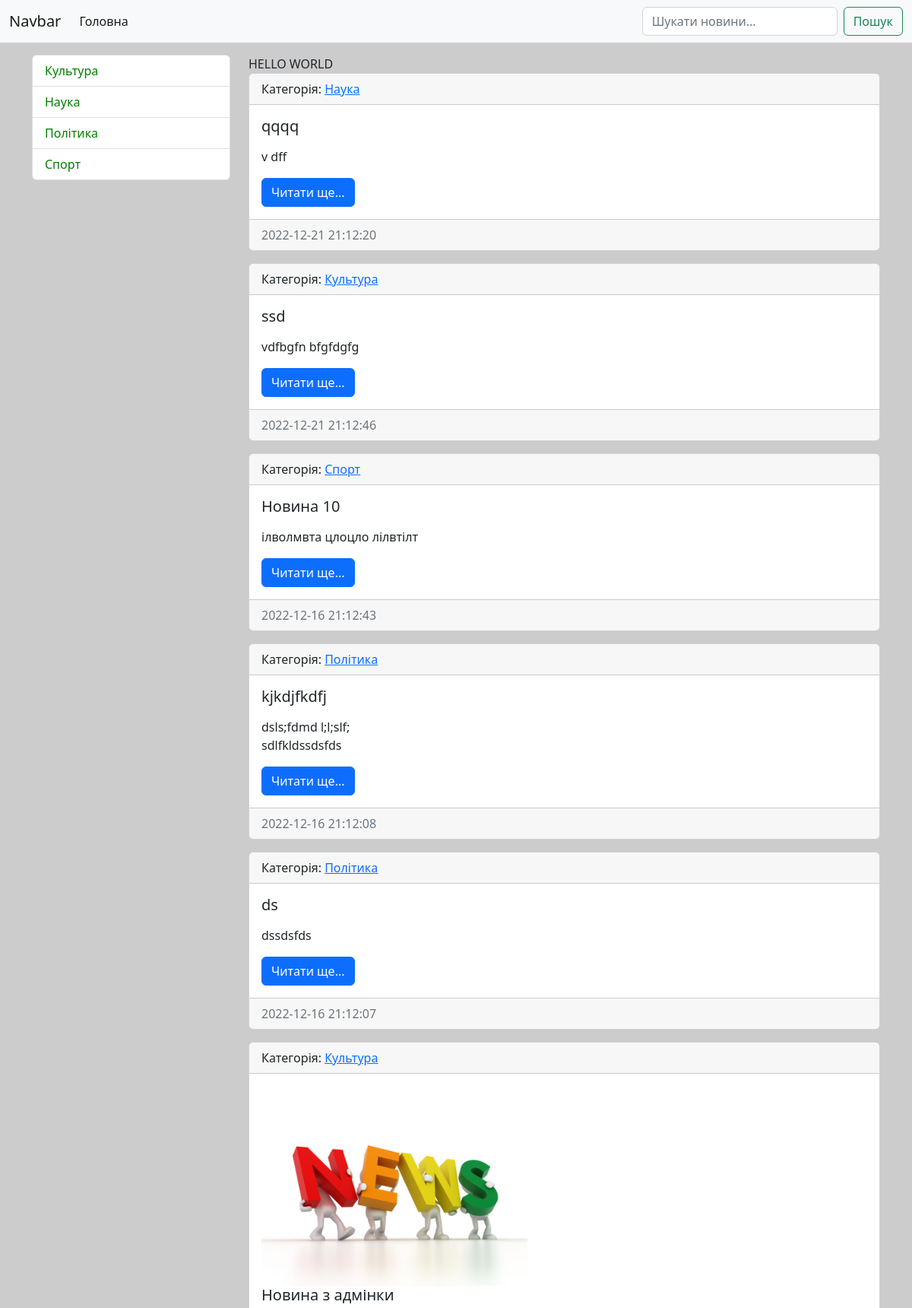
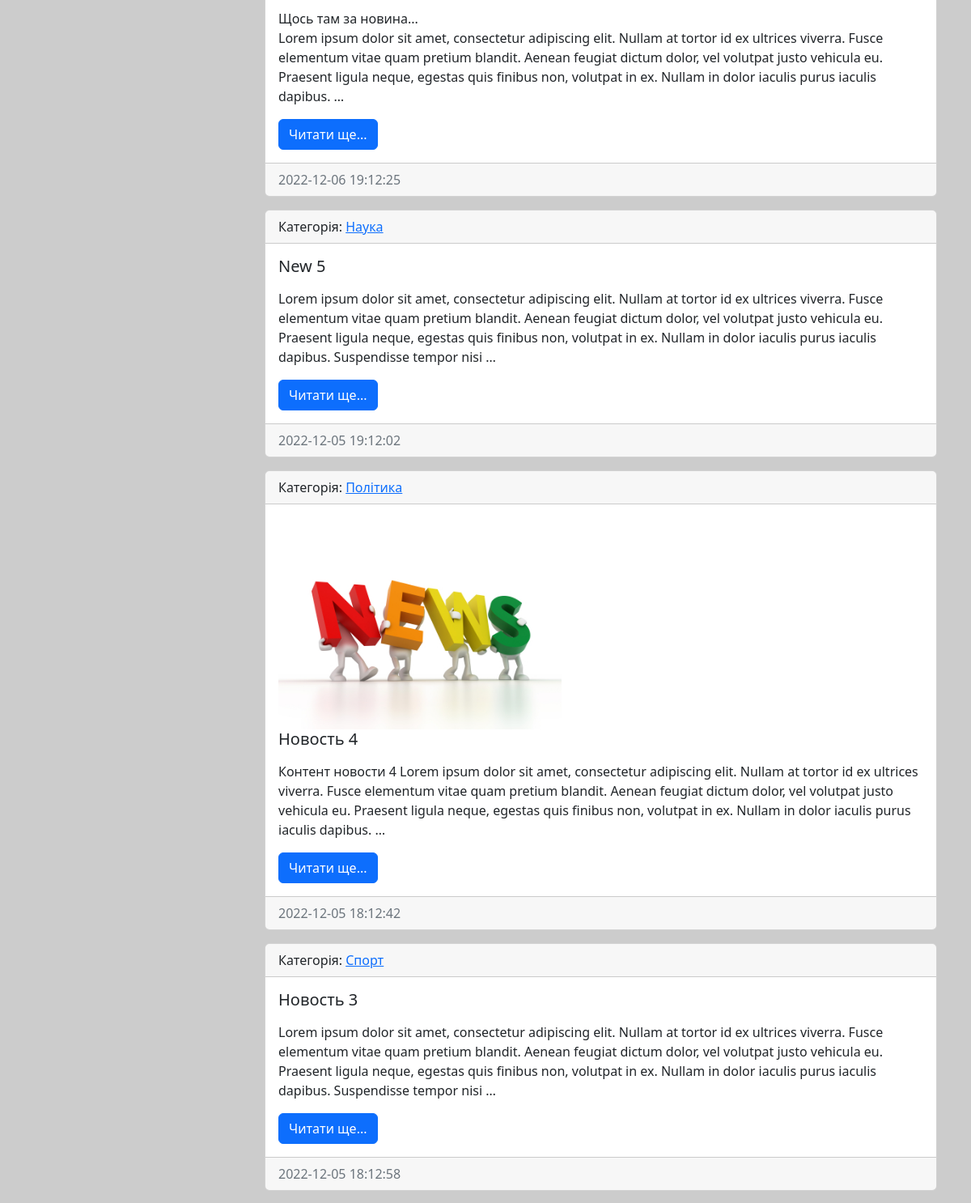
Page /news/ (upper part) on the committed database (2 pictures, top to bottom).
### news/models.py (models this page shows, shortened)
class Category(models.Model):
    title = models.CharField(max_length=150, db_index=True, verbose_name='Назва категорії')
    def get_absolute_url(self):
        return reverse(viewname='category', kwargs={'category_id': self.pk})
    class Meta:
        verbose_name = 'Категорія'
        verbose_name_plural = 'Категорії'
        ordering = ['title']

class News(models.Model):
    title = models.CharField(max_length=150, verbose_name='Найменування')
    content = models.TextField(blank=True, verbose_name='Контент')
    created_at = models.DateTimeField(auto_now_add=True, verbose_name='Дата публікації')
    updated_at = models.DateTimeField(auto_now=True, verbose_name='Оновлено')
    photo = models.ImageField(upload_to='photos/%Y/%m/%d/', verbose_name='Світлина', blank=True)
    is_published = models.BooleanField(default=True, verbose_name='Чи опубліковано?')
    category = models.ForeignKey('Category', on_delete=models.PROTECT, null=True, verbose_name='Категорія')
    def get_absolute_url(self):
        return reverse(viewname='view_news', kwargs={'pk': self.pk})
    class Meta:
        verbose_name = 'Новина'
        verbose_name_plural = 'Новини'
        ordering = ['-created_at']

### news/views.py (the view)
class HomeNews(MyMixin, ListView):
    model = News
    template_name = 'news/index.html'
    context_object_name = 'news'
    mixin_prop = 'hello world'
    def get_context_data(self, *, object_list=None, **kwargs):
        context = super().get_context_data(**kwargs)
        context['title'] = self.get_upper('Головна Сторінка')
        context['mixin_prop'] = self.get_prop()
        return context
    def get_queryset(self):
        return News.objects.filter(is_published=True)

### news/templatetags/news_tags.py (called while the page is built)
@register.inclusion_tag('news/list_categories.html')
def show_categories():
    categories = Category.objects.all()
    return {'categories': categories}

### news/utils.py (called while the page is built)
    def get_prop(self):
        return self.mixin_prop.upper()

    def get_upper(self, s):
        if isinstance(s, str):
            return s.upper()
        else:
            return s.title.upper()

### news/templates/news/index.html (shortened to what this page needs)
{% extends 'base.html' %}
{% block sidebar %}
{% include 'inc/_sidebar.html' %}
{% endblock %}
{% block content %}
{{ mixin_prop }}
{% for item in news %}
<div class="card mb-3">
  <div class="card-header">
    Категорія: <a href="{{ item.category.get_absolute_url }}">{{ item.category.title }}</a>
  </div>
  <div class="card-body">
    <div class="media">
      {% if item.photo %}
      <img src="{{ item.photo.url }}" alt="" width="350" class="mr-3">
      {% endif %}
      <div class="media-body">
        <h5 class="card-title">{{ item.title }}</h5>
        <p class="card-text">{{ item.content|safe|linebreaks|truncatewords:50 }}</p>
        <a href="{{ item.get_absolute_url }}" class="btn btn-primary">Читати ще...</a>
      </div>
    </div>
  </div>
  <div class="card-footer text-muted">
    {{ item.created_at|date:"Y-m-d H:m:s" }}
  </div>
</div>
{% endfor %}
{% endblock %}

### news/templates/news/list_categories.html
<div class="list-group">
    {% for item in categories %}
    <a href="{{ item.get_absolute_url }}" class="list-group-item list-group-item-action">{{ item.title }}</a>
    {% endfor %}
</div>

### news/static/news/style.css (style rules this page uses)
body { background-color: #ccc; }
.list-group-item.list-group-item-action { color: green; }

### rows in the picture
Category: title "Культура"
Category: title "Наука"
Category: title "Політика"
Category: title "Спорт"
News: category "Наука", title "qqqq", content "v dff", created_at "2022-12-21 21:12:20"
News: category "Культура", title "ssd", content "vdfbgfn bfgfdgfg", created_at "2022-12-21 21:12:46"
News: category "Спорт", title "Новина 10", content "ілволмвта цлоцло лілвтілт", created_at "2022-12-16 21:12:43"
News: category "Політика", title "kjkdjfkdfj", content "dsls;fdmd l;l;slf; sdlfkldssdsfds", created_at "2022-12-16 21:12:08"
News: category "Політика", title "ds", content "dssdsfds", created_at "2022-12-16 21:12:07"
News: category "Культура", photo (picture), title "Новина з адмінки", content "Щось там за новина... Lorem ipsum dolor sit amet, consectetur adipiscing elit. Nullam at tortor id ex ultrices viverra. Fusce elementum vitae quam pretium blandit. Aenean feugiat dictum dolor, vel volutpat justo vehicula eu. Praesent ligula neque, egestas quis finibus non, volutpat in ex. Nullam in dolor iaculis purus iaculis dapibus. …", created_at "2022-12-06 19:12:25"
News: category "Наука", title "New 5", content "Lorem ipsum dolor sit amet, consectetur adipiscing elit. Nullam at tortor id ex ultrices viverra. Fusce elementum vitae quam pretium blandit. Aenean feugiat dictum dolor, vel volutpat justo vehicula eu. Praesent ligula neque, egestas quis finibus non, volutpat in ex. Nullam in dolor iaculis purus iaculis dapibus. Suspendisse tempor nisi …", created_at "2022-12-05 19:12:02"
News: category "Політика", photo (picture), title "Новость 4", content "Контент новости 4 Lorem ipsum dolor sit amet, consectetur adipiscing elit. Nullam at tortor id ex ultrices viverra. Fusce elementum vitae quam pretium blandit. Aenean feugiat dictum dolor, vel volutpat justo vehicula eu. Praesent ligula neque, egestas quis finibus non, volutpat in ex. Nullam in dolor iaculis purus iaculis dapibus. …", created_at "2022-12-05 18:12:42"
News: category "Спорт", title "Новость 3", content "Lorem ipsum dolor sit amet, consectetur adipiscing elit. Nullam at tortor id ex ultrices viverra. Fusce elementum vitae quam pretium blandit. Aenean feugiat dictum dolor, vel volutpat justo vehicula eu. Praesent ligula neque, egestas quis finibus non, volutpat in ex. Nullam in dolor iaculis purus iaculis dapibus. Suspendisse tempor nisi …", created_at "2022-12-05 18:12:58"

### other values in the picture
{{ mixin_prop }} "HELLO WORLD"
